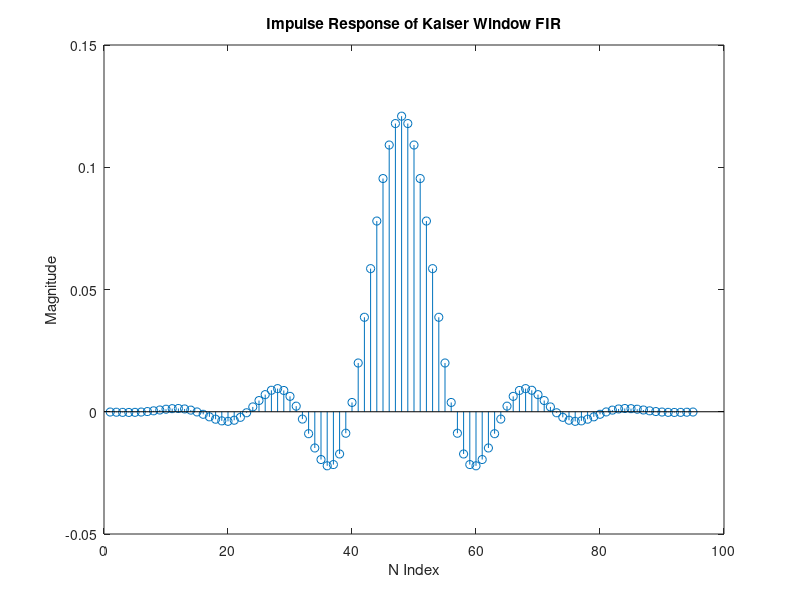
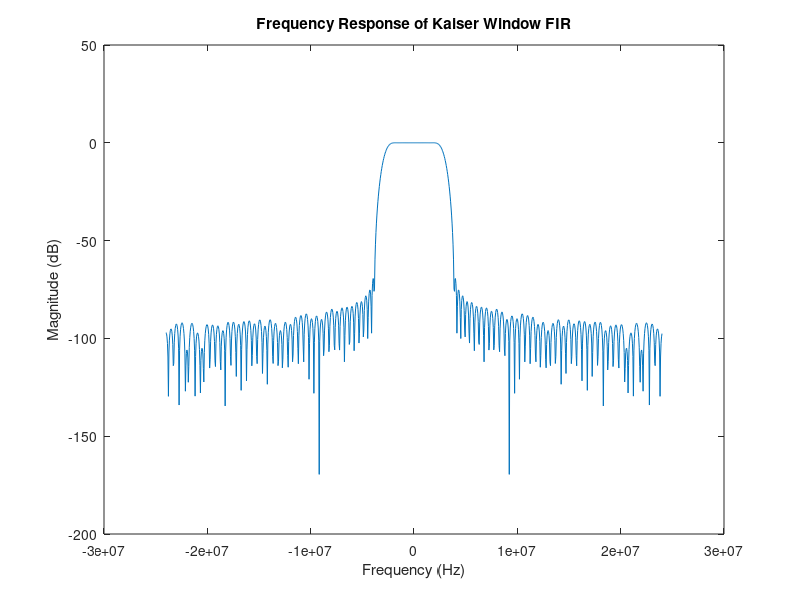
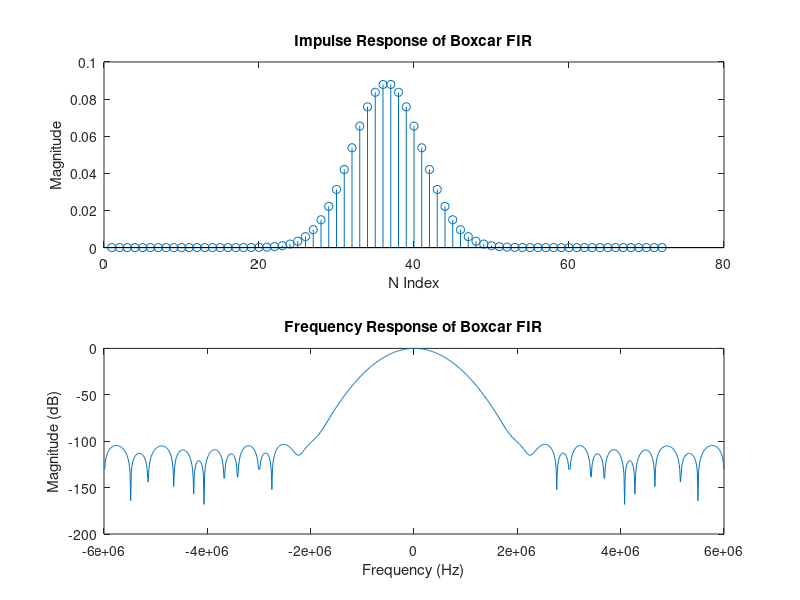

Reproduce these figures in MATLAB, in order.
clear;
%----------------------------------
%Sampling Information
%----------------------------------
sampling_freq = 48e6;
if sampling_freq > 60e6,
    clk_mult = 2;
    downsample = 8;
else
    clk_mult = 3;
    downsample = 12;
end
filter_clk = sampling_freq*clk_mult;
sampling_freq_div2 = sampling_freq/2;

fs = sampling_freq;                  % sampling rate
T=1/fs;                      % sampling period
N=1024;                      % N Points for FFT/IFFT
n=0:1:N-1;                   
f=-fs/2:fs/(N-1):fs/2;       % frequency range vector
%---------------------------------------
% Kaiser Window FIR 128 Tap
%---------------------------------------
wp = 2e6;
ws = 3e6;
error = 0.001;

[n,Wn,bta,filtype] = kaiserord( [wp ws], [1 0], [error error], fs);
h_k = fir1(n, Wn, filtype, kaiser(n+1,bta), 'noscale');

if downsample == 8, Coeff_limit = 63; end
if downsample == 12, Coeff_limit = 95; end

while length(h_k) ~= Coeff_limit,
    ws = ws + 0.01e6;
    [n,Wn,bta,filtype] = kaiserord( [wp ws], [1 0], [error error], fs);
    h_k = fir1(n, Wn, filtype, kaiser(n+1,bta), 'noscale');
end
h_k_dec=round(h_k*2^17);

for x = 1:length(h_k_dec)
    if h_k_dec(x) < 0 
        h_k_dec(x) = h_k_dec(x) + 2^18;
    end
end

%save('3MHz.kcf','h_k_dec','-ASCII');

h_k = round(h_k*2^17)/2^17;
%h_k(1:length(h_k)) = 1;
figure(1);
stem(h_k);
title('Impulse Response of Kaiser Window FIR');
xlabel('N Index');
ylabel('Magnitude');
figure(2);
H_k = fftshift(fft(h_k,N));
plot(f, 10*log(abs(H_k)));
title('Frequency Response of Kaiser Window FIR');
xlabel('Frequency (Hz)');
ylabel('Magnitude (dB)');
%---------------------------------------
% Gaussian FIR 72 Tap
%---------------------------------------
fs=sampling_freq/4;                  % sampling rate
f=-fs/2:fs/(N-1):fs/2;       % frequency range vector
T=1/fs;                      % sampling period

t_g = -35.5:1:35.5; % 72 Coefficents
CF = 2.0122^.5;          % Correction Factor for BW7

PW = 12/12e6;    % Pulse Width
BW = 1/(2*PW*CF);  % 3dB Bandwidth
R_BW = 1/(2*PW);    % Real Bandwidth
alpha = sqrt(log(2))/(sqrt(2)*BW*T);
h_g = (sqrt(pi)/alpha)*exp(-(pi^2/alpha^2).*(t_g.*t_g));
coef_sum = sum(h_g);
h_g = h_g/coef_sum; %Normalize to Gain = 1

h_g_dec = round(h_g*2^17);

for x = 1:length(h_g_dec)
    if h_g_dec(x) < 0 
        h_g_dec(x) = h_g_dec(x) + 2^18;
    end
end

%save('25.gcf','h_g_dec','-ASCII');
%h_g = [1/72 1/72 1/72 1/72 1/72 1/72 1/72 1/72 1/72 1/72 1/72 1/72 1/72 1/72 1/72 1/72 1/72 1/72 1/72 1/72 1/72 1/72 1/72 1/72 1/72 1/72 1/72 1/72 1/72 1/72 1/72 1/72 1/72 1/72 1/72 1/72 1/72 1/72 1/72 1/72 1/72 1/72 1/72 1/72 1/72 1/72 1/72 1/72 1/72 1/72 1/72 1/72 1/72 1/72 1/72 1/72 1/72 1/72 1/72 1/72 1/72 1/72 1/72 1/72 1/72 1/72 1/72 1/72 1/72 1/72 1/72 1/72];
%h_g = [0 0 0 0 0 0 0 0 0 0 0 0 0 0 0 0 0 0 0 0 0 0 0 0 0 0 0 0 0 0 1/12 1/12 1/12 1/12 1/12 1/12 1/12 1/12 1/12 1/12 1/12 1/12 0 0 0 0 0 0 0 0 0 0 0 0 0 0 0 0 0 0 0 0 0 0 0 0 0 0 0 0 0 0];

h_g = round(h_g*2^17)/2^17;

figure(4);
subplot(2,1,1);
stem(h_g);
title('Impulse Response of Boxcar FIR');
xlabel('N Index');
ylabel('Magnitude');
H_g = fftshift(fft(h_g,N));
subplot(2,1,2);
plot(f, 10*log(abs(H_g)));
Cutoff = 10*log(abs(H_g(round(N*(R_BW+fs/2)/fs))));
title('Frequency Response of Boxcar FIR');
xlabel('Frequency (Hz)');
ylabel('Magnitude (dB)');